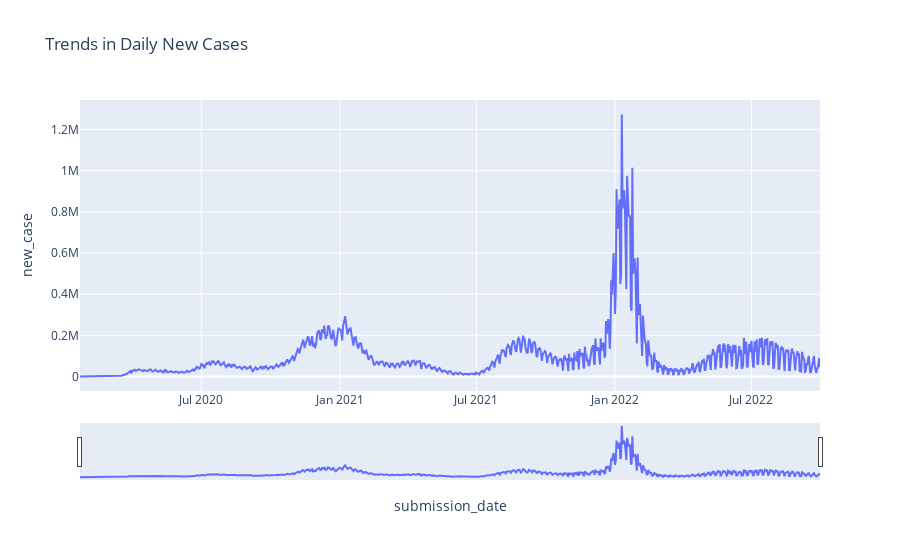

Write notebook code for a chart like this one.
### Code cell
fig.update_layout(xaxis = dict(rangeslider=dict(visible=True), type='date'))

### Figure 1 — Plotly figure (JSON) as saved in the notebook; plotly's stock layout.template omitted (floating-point values rounded to 4 significant figures; data arrays with more than 128 entries replaced by an {"elided": "..."} marker saying what was removed)
{"data": [{"hovertemplate": "submission_date=%{x}<br>new_case=%{y}<extra></extra>", "legendgroup": "", "line": {"color": "#636efa", "dash": "solid"}, "marker": {"symbol": "circle"}, "mode": "lines", "name": "", "orientation": "v", "showlegend": false, "type": "scatter", "x": {"elided": "983 str values"}, "xaxis": "x", "y": {"elided": "983 int values"}, "yaxis": "y"}], "layout": {"legend": {"tracegroupgap": 0}, "title": {"text": "Trends in Daily New Cases"}, "xaxis": {"anchor": "y", "domain": [0, 1], "rangeslider": {"visible": true}, "title": {"text": "submission_date"}, "type": "date"}, "yaxis": {"anchor": "x", "domain": [0, 1], "title": {"text": "new_case"}}}}
